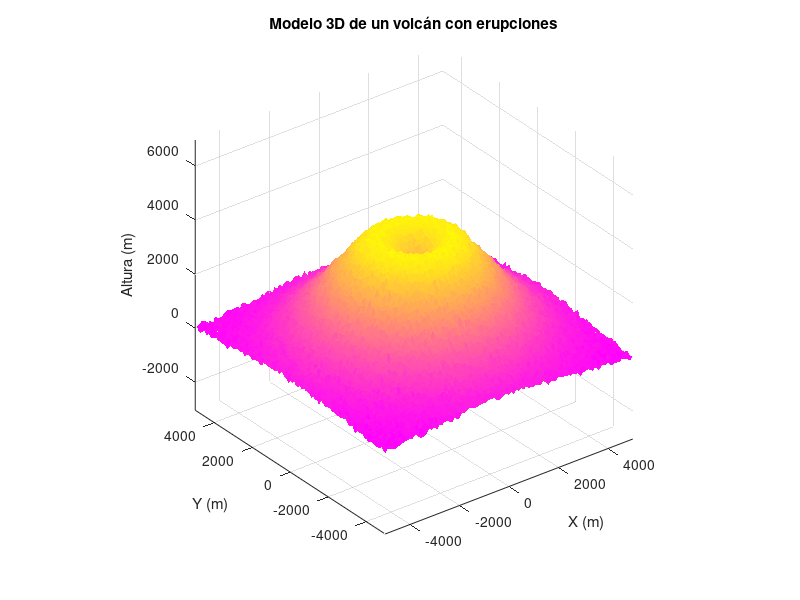

Reproduce this figure in MATLAB. (Note: this script raises an error after producing the figure.)
clc; clear; close all;

% volcan
[x, y] = meshgrid(-5:0.1:5, -5:0.1:5);
r = sqrt(x.^2 + y.^2);

z = exp(-0.1*r.^2) * 5 - 2*exp(-r.^2);
z = z + 0.07*randn(size(z));

surf(x*1000, y*1000, z*1000, 'EdgeColor', 'none');
colormap(spring);
axis equal
xlabel('X (m)')
ylabel('Y (m)')
zlabel('Altura (m)')
title('Modelo 3D de un volcán con erupciones')
lighting phong
camlight headlight
hold on

% constantes
g = 9.81;
h0 = 4100;   % altura del volcán
k = 0.003;   % arrastre


%viento
v_wx = 10+rand*4;    % viento base en X
v_wy = -5+rand*4;    % viento base en Y

gamma_wind = 0.0003;   % incremento del viento con la altura


%magnus
omega = 30;         % velocidad angular
alphaM = 0.0005;     % intensidad Magnus


% colores
colores = [
    251 116 168;
    252 172 57;
    251 149 1;
    218 43 66;
    245 77 233
] / 255;

N = 15;
v = [50, 75, 100, 125, 150, 175, 200];


% erupciones
for e = 1:5
    trayectorias = struct();
    max_t = 0;

    for i = 1:N
        % Velocidades iniciales
        v0 = v(randi(length(v)));
        theta = rand * 25 + 20;
        phi = rand * 360;

        vx = v0 * cosd(theta) * cosd(phi);
        vy = v0 * cosd(theta) * sind(phi);
        vz = v0 * sind(theta);

        % Tiempo de vuelo (ajustado por arrastre)
        coef = [0.5*g, -vz, -h0];
        t_sol = roots(coef);
        t_vuelo = max(t_sol);

        f = @(t) h0 + (vz + g/k)/k * (1 - exp(-k*t)) - g*t/k;
        t_vuelo_r = fzero(f, t_vuelo);

        t = linspace(0, t_vuelo_r, 200);

        % trayectoria
        X = zeros(size(t));
        Y = zeros(size(t));
        Z = zeros(size(t));

        for k2 = 1:length(t)

            % Movimiento vertical
            Z(k2) = h0 + (vz + g/k)/k * (1 - exp(-k*t(k2))) - g*t(k2)/k;

            % Viento dependiente de altura
            vwx_z = v_wx * (1 + gamma_wind * Z(k2));
            vwy_z = v_wy * (1 + gamma_wind * Z(k2));

            % Velocidad horizontal 
            vx_eff = vx + vwx_z;
            vy_eff = vy + vwy_z;

            % Movimiento horizontal con arrastre
            X(k2) = (vx_eff/k) * (1 - exp(-k*t(k2)));
            Y(k2) = (vy_eff/k) * (1 - exp(-k*t(k2)));

            % Efecto Magnus basado en velocidad
            X(k2) = X(k2) + alphaM * omega * vy_eff * (1 - exp(-k*t(k2)));
            Y(k2) = Y(k2) - alphaM * omega * vx_eff * (1 - exp(-k*t(k2)));

        end

        % dibujar
        color = colores(mod(i-1, size(colores,1)) + 1, :);

        trayectorias(i).X = X;
        trayectorias(i).Y = Y;
        trayectorias(i).Z = Z;
        trayectorias(i).color = color;

        trayectorias(i).marker = plot3(X(1), Y(1), Z(1), 'o', ...
            'Color', color, 'MarkerFaceColor', color, ...
            'MarkerEdgeColor', [0,0,0], 'LineWidth', 1);

        trayectorias(i).line = plot3(nan, nan, nan, '--', ...
            'Color', color, 'LineWidth', 0.7);

        max_t = max(max_t, length(t));
    end


    % animacion
    for j = 1:max_t
        for i = 1:N
            X = trayectorias(i).X;
            Y = trayectorias(i).Y;
            Z = trayectorias(i).Z;

            if j <= length(X)
                set(trayectorias(i).marker, 'XData', X(j), 'YData', Y(j), 'ZData', Z(j));
                set(trayectorias(i).line, 'XData', X(1:j), 'YData', Y(1:j), 'ZData', Z(1:j));
            end
        end

        drawnow limitrate
        pause(0.01)
    end

    pause(1);
end

view(45, 30);
